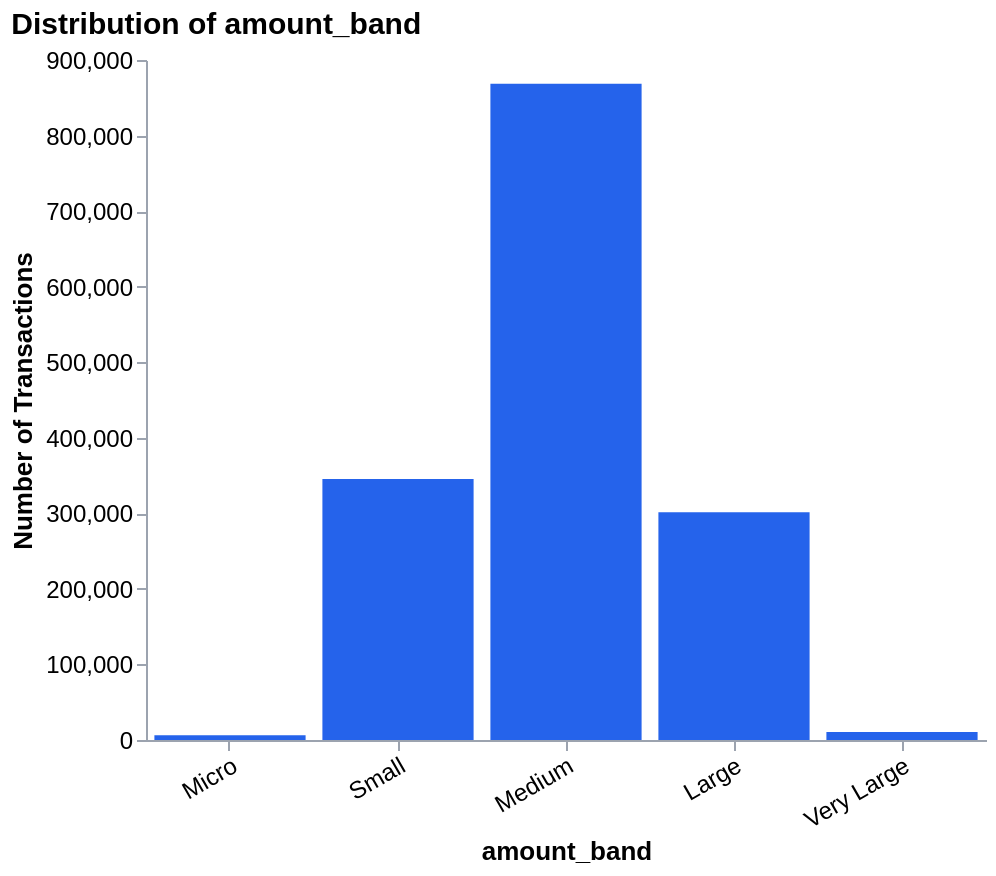

Write notebook code for a chart like this one.
### Code cell
categorical_distribution('amount_band', order=['Micro', 'Small', 'Medium', 'Large', 'Very Large'])

### Figure 1 — Vega-Lite specification as saved in the notebook (floating-point values rounded to 4 significant figures)
{"config": {"view": {"continuousWidth": 300, "continuousHeight": 300, "strokeWidth": 0}, "axis": {"domainColor": "#9ca3af", "labelColor": "#000", "labelFontSize": 12, "labelLimit": 160, "tickColor": "#9ca3af", "titleColor": "#000", "titleFontSize": 13}}, "data": {"name": "data-26b221d2a65a3988191fef94734549d9"}, "mark": {"type": "bar", "color": "#2563eb"}, "encoding": {"tooltip": [{"field": "amount_band", "type": "nominal"}, {"field": "Count", "format": ",", "title": "Transactions", "type": "quantitative"}, {"field": "Share", "format": ".1%", "type": "quantitative"}], "x": {"axis": {"grid": false, "labelAngle": -30}, "field": "amount_band", "sort": ["Micro", "Small", "Medium", "Large", "Very Large"], "title": "amount_band", "type": "nominal"}, "y": {"axis": {"grid": false}, "field": "Count", "title": "Number of Transactions", "type": "quantitative"}}, "height": 340, "title": {"text": "Distribution of amount_band", "anchor": "start", "fontSize": 15}, "width": 420, "$schema": "https://vega.github.io/schema/vega-lite/v5.20.1.json", "datasets": {"data-26b221d2a65a3988191fef94734549d9": [{"amount_band": "Medium", "Count": 868570, "Share": 0.5669}, {"amount_band": "Small", "Count": 345341, "Share": 0.2254}, {"amount_band": "Large", "Count": 301365, "Share": 0.1967}, {"amount_band": "Very Large", "Count": 10533, "Share": 0.006875}, {"amount_band": "Micro", "Count": 6200, "Share": 0.004047}]}}
